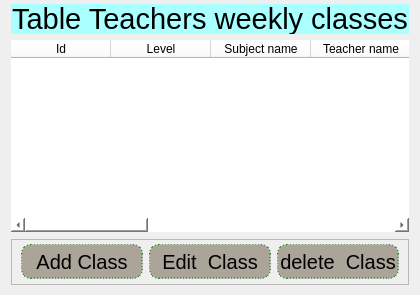
                    <widget class="QWidget" name="page_5">
                     <layout class="QVBoxLayout" name="verticalLayout_10">
                      <property name="topMargin">
                       <number>0</number>
                      </property>
                      <item>
                       <layout class="QHBoxLayout" name="horizontalLayout_6">
                        <property name="spacing">
                         <number>0</number>
                        </property>
                        <property name="topMargin">
                         <number>4</number>
                        </property>
                        <item>
                         <widget class="QLabel" name="label_6">
                          <property name="minimumSize">
                           <size>
                            <width>0</width>
                            <height>0</height>
                           </size>
                          </property>
                          <property name="maximumSize">
                           <size>
                            <width>16777215</width>
                            <height>30</height>
                           </size>
                          </property>
                          <property name="font">
                           <font>
                            <pointsize>22</pointsize>
                           </font>
                          </property>
                          <property name="layoutDirection">
                           <enum>Qt::LeftToRight</enum>
                          </property>
                          <property name="styleSheet">
                           <string notr="true">border-radius:none;
background-color:rgb(170, 255, 255);</string>
                          </property>
                          <property name="text">
                           <string>Table Teachers weekly classes</string>
                          </property>
                          <property name="alignment">
                           <set>Qt::AlignCenter</set>
                          </property>
                         </widget>
                        </item>
                       </layout>
                      </item>
                      <item>
                       <widget class="QTableWidget" name="tableWidget_8">
                        <property name="minimumSize">
                         <size>
                          <width>0</width>
                          <height>0</height>
                         </size>
                        </property>
                        <property name="styleSheet">
                         <string notr="true">background-color:white;
border-radius:15px;</string>
                        </property>
                        <column>
                         <property name="text">
                          <string>Id</string>
                         </property>
                        </column>
                        <column>
                         <property name="text">
                          <string>Level</string>
                         </property>
                        </column>
                        <column>
                         <property name="text">
                          <string>Subject name</string>
                         </property>
                        </column>
                        <column>
                         <property name="text">
                          <string>Teacher name</string>
                         </property>
                        </column>
                        <column>
                         <property name="text">
                          <string>Day name</string>
                         </property>
                        </column>
                        <column>
                         <property name="text">
                          <string>Day Date</string>
                         </property>
                        </column>
                        <column>
                         <property name="text">
                          <string>Long(hr)</string>
                         </property>
                        </column>
                        <column>
                         <property name="text">
                          <string>From</string>
                         </property>
                        </column>
                        <column>
                         <property name="text">
                          <string>To</string>
                         </property>
                        </column>
                       </widget>
                      </item>
                      <item>
                       <widget class="QFrame" name="frame_31">
                        <property name="minimumSize">
                         <size>
                          <width>0</width>
                          <height>46</height>
                         </size>
                        </property>
                        <property name="maximumSize">
                         <size>
                          <width>16777215</width>
                          <height>43</height>
                         </size>
                        </property>
                        <property name="frameShape">
                         <enum>QFrame::StyledPanel</enum>
                        </property>
                        <property name="frameShadow">
                         <enum>QFrame::Raised</enum>
                        </property>
                        <layout class="QHBoxLayout" name="horizontalLayout_15">
                         <property name="topMargin">
                          <number>0</number>
                         </property>
                         <property name="bottomMargin">
                          <number>0</number>
                         </property>
                         <item>
                          <widget class="QPushButton" name="pushButton_28">
                           <property name="minimumSize">
                            <size>
                             <width>122</width>
                             <height>35</height>
                            </size>
                           </property>
                           <property name="font">
                            <font>
                             <pointsize>15</pointsize>
                            </font>
                           </property>
                           <property name="styleSheet">
                            <string notr="true">QPushButton{
background-color:rgb(170, 164, 153);
border:1px dashed green;
border-radius:10px;
}
QPushButton::hover{
background-color:rgba(255, 0, 0,70);
}
QPushButton::pressed{
border:1px solid black;
}
</string>
                           </property>
                           <property name="text">
                            <string>Add Class</string>
                           </property>
                          </widget>
                         </item>
                         <item>
                          <widget class="QPushButton" name="pushButton_29">
                           <property name="minimumSize">
                            <size>
                             <width>122</width>
                             <height>35</height>
                            </size>
                           </property>
                           <property name="font">
                            <font>
                             <pointsize>15</pointsize>
                            </font>
                           </property>
                           <property name="styleSheet">
                            <string notr="true">QPushButton{
background-color:rgb(170, 164, 153);
border:1px dashed green;
border-radius:10px;
}
QPushButton::hover{
background-color:rgba(255, 0, 0,70);
}
QPushButton::pressed{
border:1px solid black;
}
</string>
                           </property>
                           <property name="text">
                            <string>Edit  Class</string>
                           </property>
                          </widget>
                         </item>
                         <item>
                          <widget class="QPushButton" name="pushButton_30">
                           <property name="minimumSize">
                            <size>
                             <width>122</width>
                             <height>35</height>
                            </size>
                           </property>
                           <property name="font">
                            <font>
                             <pointsize>15</pointsize>
                            </font>
                           </property>
                           <property name="toolTip">
                            <string>select name from table then press 'Delete name'</string>
                           </property>
                           <property name="styleSheet">
                            <string notr="true">QPushButton{
background-color:rgb(170, 164, 153);
border:1px dashed green;
border-radius:10px;
}
QPushButton::hover{
background-color:rgba(255, 0, 0,70);
}
QPushButton::pressed{
border:1px solid black;
}
</string>
                           </property>
                           <property name="text">
                            <string>delete  Class</string>
                           </property>
                          </widget>
                         </item>
                        </layout>
                       </widget>
                      </item>
                     </layout>
                    </widget>
